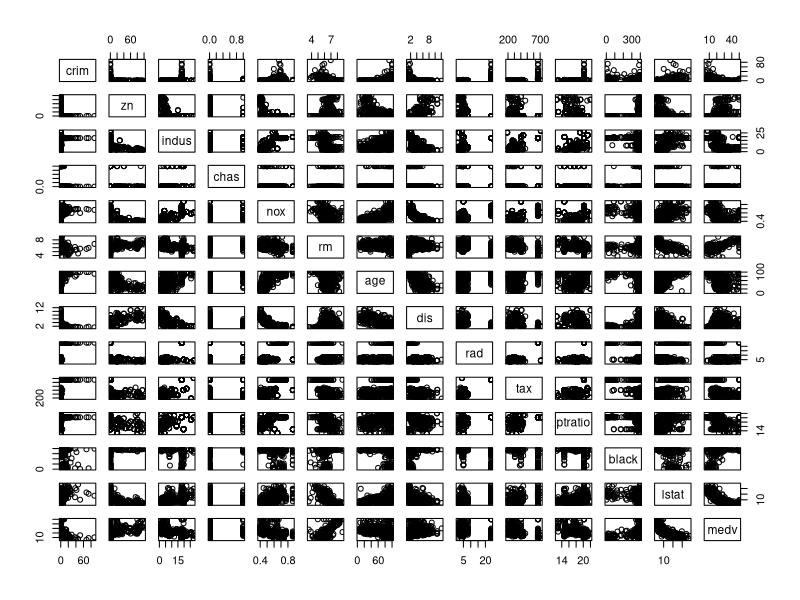
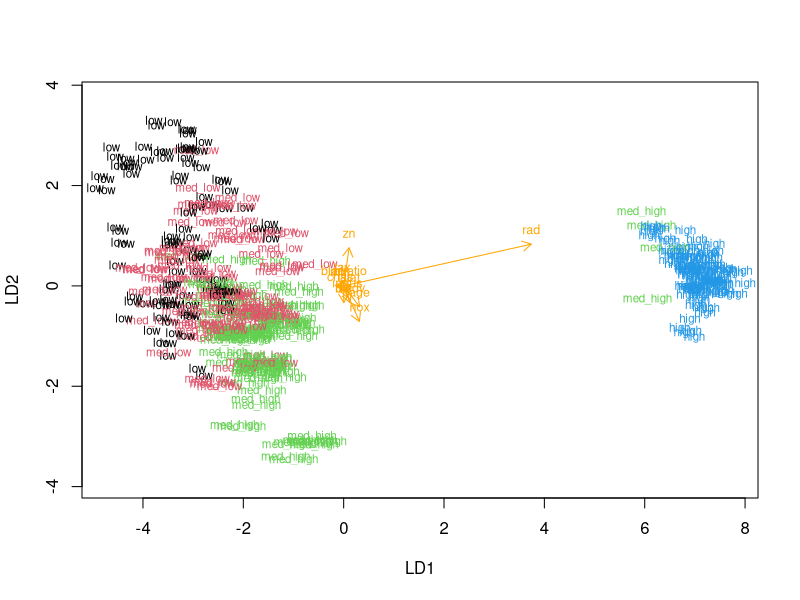

These charts were generated, in order, by the following R code:
## ---- chunk 1
# access the MASS package
library(MASS)

# load the data
data("Boston")

# explore the dataset
str(Boston)
summary(Boston)

# plot matrix of the variables
pairs(Boston)
## ---- chunk 2
# center and standardize variables
boston_scaled <- scale(Boston)

# summaries of the scaled variables
summary(boston_scaled)
## ---- chunk 3
# class of the boston_scaled object
class(boston_scaled)

# change the object to data frame
boston_scaled <- as.data.frame(boston_scaled)

# summary of the scaled crime rate
summary(boston_scaled$crim)

# create a quantile vector of crim and print it
bins <- quantile(boston_scaled$crim)
bins

# create a categorical variable 'crime'
crime <- cut(boston_scaled$crim, breaks = bins, include.lowest = TRUE, labels = c("low", "med_low", "med_high", "high"))

# look at the table of the new factor crime
table(crime)

# remove original crim from the dataset
boston_scaled <- dplyr::select(boston_scaled, -crim)

# add the new categorical value to scaled data
boston_scaled <- data.frame(boston_scaled, crime)

## ---- chunk 4
# number of rows in the Boston dataset 
n <- nrow(boston_scaled)

# choose randomly 80% of the rows
ind <- sample(n,  size = n * 0.8)

# create train set
train <- boston_scaled[ind,]

# create test set 
test <- boston_scaled[-ind,]

# save the correct classes from test data
correct_classes <- test$crime

# remove the crime variable from test data
test <- dplyr::select(test, -crime)
## ---- chunk 5
# linear discriminant analysis
lda.fit <- lda(crime ~ ., data = train)

# print the lda.fit object
lda.fit

# the function for lda biplot arrows
lda.arrows <- function(x, myscale = 1, arrow_heads = 0.1, color = "orange", tex = 0.75, choices = c(1,2)){
  heads <- coef(x)
  arrows(x0 = 0, y0 = 0, 
         x1 = myscale * heads[,choices[1]], 
         y1 = myscale * heads[,choices[2]], col=color, length = arrow_heads)
  text(myscale * heads[,choices], labels = row.names(heads), 
       cex = tex, col=color, pos=3)
}

# target classes as numeric
classes <- as.numeric(train$crime)

# plot the lda results
plot(lda.fit, dimen = 2, col = classes, pch = classes)
lda.arrows(lda.fit, myscale = 1)
## ---- chunk 6
# save the crime categories from test data
test_classes <- test$crime

# remove the crime variable from test data
#test <- dplyr::select(test, -crime)

# predict classes with test data
lda.pred <- predict(lda.fit, newdata = test)

# cross tabulate the results
table(correct = correct_classes, predicted = lda.pred$class)
